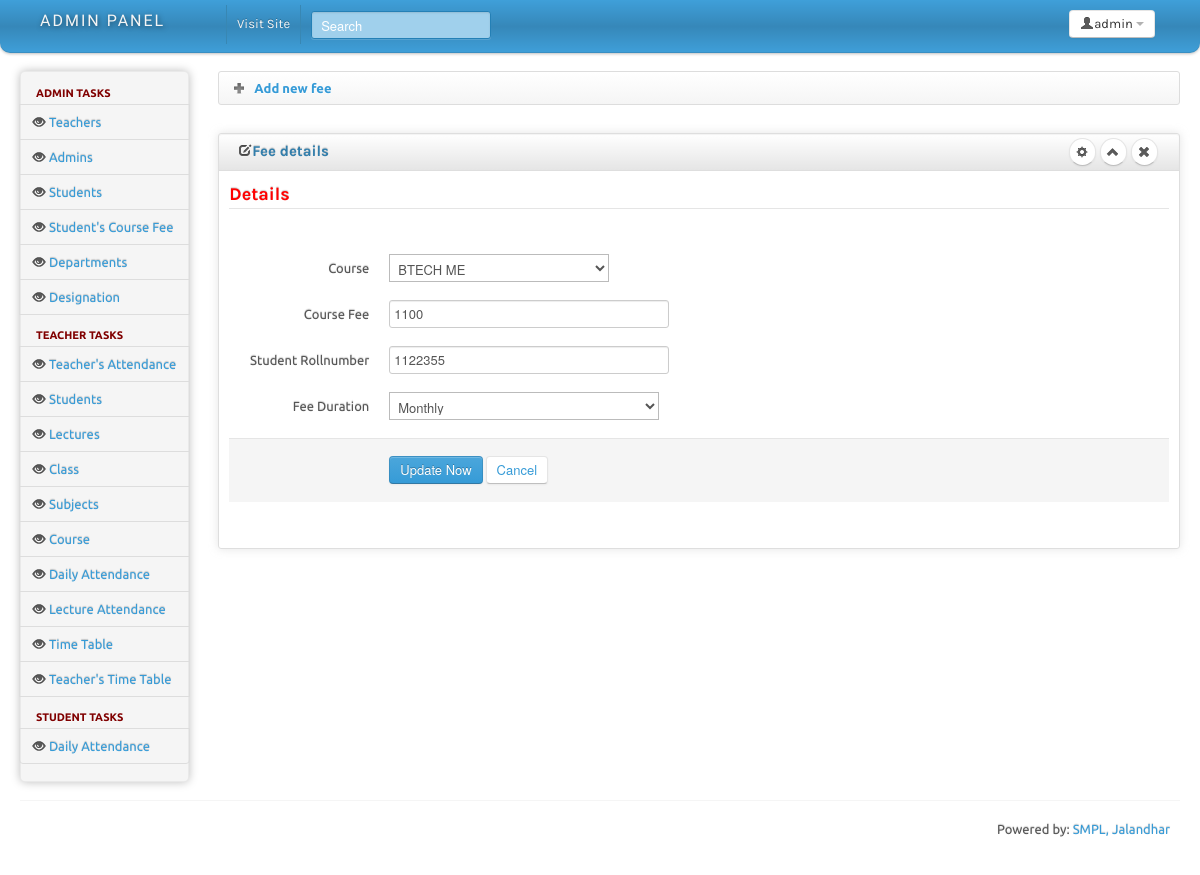
The page /admin/editfee.php?id=2 (signed in) on the database its author committed.
### tables this page shows
CREATE TABLE `fee` (
  `id` int(11) NOT NULL,
  `roll_number` int(11) NOT NULL,
  `course_id` int(11) NOT NULL,
  `amount` varchar(100) NOT NULL,
  `date_of_receipt` datetime NOT NULL DEFAULT CURRENT_TIMESTAMP,
  `fee_taker` int(11) NOT NULL,
  `fee_type` varchar(25) NOT NULL
);

CREATE TABLE `courses` (
  `id` int(11) NOT NULL,
  `name` varchar(50) NOT NULL,
  `branch` varchar(50) NOT NULL,
  `fee_details` varchar(100) NOT NULL
);

### admin/config.php (called while the page is built, shortened)
<?php
class task
{
    public $con=0;
    public function connect()
    {
        $this->con=mysqli_connect($_SESSION['db_ip'], $_SESSION['db_user'], $_SESSION['db_pass'], $_SESSION['db_name']);
    }
    public function query($Query_String)
    {
        if ($this->Query_ID = mysqli_query($this->con, $Query_String)) {
            return $this->Query_ID;
        } else {
            return false;
        }
    }
}

### admin/editfee.php (the view, shortened to what this page needs)
<?php
	require_once("config.php");
	$obj1=new task;
	$obj1->checkUser();
	$cat = new task;
	if(isset($_GET["id"]))
	{
		$id = $_GET["id"];
		$cat->connect();
		$query = "select * from fee where id='$id'";
		$data = mysqli_query($cat->con,$query);
		$row = mysqli_fetch_array($data);
		extract($row);
	}
?>
<?php require_once("headincludes.php"); ?>
<body>
		<?php require_once("topbar.php"); ?>
		<div class="container-fluid">
		<div class="row-fluid">
			<div class="span2 main-menu-span">
				<div class="well nav-collapse sidebar-nav">
					<?php require_once("sidemenu.php"); ?>
				</div>
			</div>
			<div id="content" class="span10">
			<div>
				<ul class="breadcrumb">
					<li>
						<a href="fee.php" style="text-decoration:none;">
							<img src="img/add.png" />
							<span style="font-weight:bold;">
								Add new fee
							</span>
						</a>
					</li>
				</ul>
			</div>
			<div class="row-fluid sortable">
				<div class="box span12">
					<div class="box-header well" data-original-title>
						<h2><i class="icon-edit"></i>Fee details</h2>
						<div class="box-icon">
							<a href="#" class="btn btn-setting btn-round"><i class="icon-cog"></i></a>
							<a href="#" class="btn btn-minimize btn-round"><i class="icon-chevron-up"></i></a>
							<a href="#" class="btn btn-close btn-round"><i class="icon-remove"></i></a>
						</div>
					</div>
					<div class="box-content">
						<form class="form-horizontal" name="newclient" method="post" enctype="multipart/form-data">
							<fieldset>
								<legend><h3 style="color:red;">Details</h3></legend>
							  <div class="control-group">
								<label class="control-label" for="focusedInput">Course</label>
								<div class="controls">
								  <select name="course" id="select1" >
									<?php
										$query = "select * from courses";
										$obj1->connect();
										$data = $obj1->query($query);
										while($row1 = mysqli_fetch_assoc($data))
										{
											?>
										<option value='<?php echo $row1['id']?>' <?php if ($course_id==$row1['id']) { echo "selected"; } ?>><?php echo $row1['name'].' '.$row1['branch']; ?></option>";
										<?php
											}
										?>
								  </select>
								</div>
							  </div>
							  <div class="control-group">
								<label class="control-label" for="focusedInput">Course Fee</label>
								<div class="controls">
								  <input name="fee" class="input-xlarge focused" id="focusedInput" type="text" value="<?php echo $amount; ?>" >
								</div>
							  </div>
							  <div class="control-group">
								<label class="control-label" for="focusedInput">Student Rollnumber</label>
								<div class="controls">
								  <input name="roll_number" class="input-xlarge focused" id="focusedInput" type="text" value="<?php echo $roll_number; ?>" >
								</div>
							  </div>
							  <div class="control-group">
								<label class="control-label" for="focusedInput">Fee Duration</label>
								<div class="controls">
								  <select name="fee_type" class="input-xlarge focused" required>
								  	<option value="monthly" <?php if($fee_type=='monthly'){echo 'selected';}?>>Monthly</option>
								  </select>
								</div>
							  </div>
							  <div class="form-actions">
								<button type="submit" name="submit" class="btn btn-primary">Update Now</button>
								<button class="btn"><a href="course.php">Cancel</a></button>
							  </div>
							</fieldset>
						  </form>
					</div>
				</div>
			</div>
			</div>
				</div>
		<hr>
		<?php require_once("footer.php"); ?>
	</div>
</body>
</html>

### admin/css/charisma-app.css (style rules this page uses)
select { background-color:#fff; }
.box { border: 1px solid #DEDEDE; border-radius:3px; -webkit-border-radius:3px; -moz-border-radius:3px; margin-top: 10px; margin-bottom: 10px ; box-shadow: 0 0 10px rgba(189, 189, 189, 0.4); -webkit-box-shadow: 0 0 10px rgba(189, 189, 189, 0.4); -moz-box-shadow: 0 0 10px rgba(189, 189, 189, 0.4); }
.box-header { border:none; padding-top:5px; border-bottom: 1px solid #DEDEDE; border-radius:3px 3px 0 0; -webkit-border-radius:3px 3px 0 0; -moz-border-radius:3px 3px 0 0; height:12px; min-height:12px; margin-bottom: 0; cursor:move; font-weight:bold; font-size:16px; background: -moz-linear-gradient(top, rgba(255,255,255,0) 0%, rgba(0,0,0,0.1) 100%); background: -webkit-gradient(linear, left top, left bottom, color-stop(0%,rgba(255,255,255,0)), color-stop(100%,rgba(0,0,0,0.1))); background: -webkit-linear-gradient(top, rgba(255,255,255,0) 0%,rgba(0,0,0,0.1) 100%); background: -o-linear-gradient(top, rgba(255,255,255,0) 0%,rgba(0,0,0,0.1) 100%); background: -ms-linear-gradient(top, rgba(255,255,255,0) 0%,rgba(0,0,0,0.1) 100%); background: linear-gradient(to bottom, rgba(255,255,255,0) 0%,rgba(0,0,0,0.1) 100%); filter: progid:DXImageTransform.Microsoft.gradient( startColorstr='#00ffffff', endColorstr='#1a000000',GradientType=0 ); }
.box-header h2 { font-size:15px; width:auto; clear:none; float:left; line-height:25px; }
.box-header h2 > i { margin-top:1px; }
.box-icon { float:right; }
.box-icon a { clear:none; float:left; margin:0 2px; height: 18px; width:5px; margin-top: -1px; }
.box-icon a i { margin-left:-4.5px; }
.box-content { padding:10px; }
.btn-round { border-radius: 40px; -webkit-border-radius: 40px; -moz-border-radius: 40px; font-size:12px; padding-top:4px; }
.sidebar-nav { min-height:0; box-shadow: 0 0 10px #BDBDBD; -webkit-box-shadow: 0 0 10px #BDBDBD; -moz-box-shadow: 0 0 10px #BDBDBD; border-radius: 5px; -webkit-border-radius: 5px; -moz-border-radius: 5px; margin-bottom: 0; padding-bottom:0; }

### admin/headincludes.php (style rules this page uses)
body { padding-bottom: 40px; }
.sidebar-nav { padding: 9px 0; }

### rows shown on the page
fee: course "BTECH ME", fee "1100", roll_number "1122355", fee_type "Monthly"
